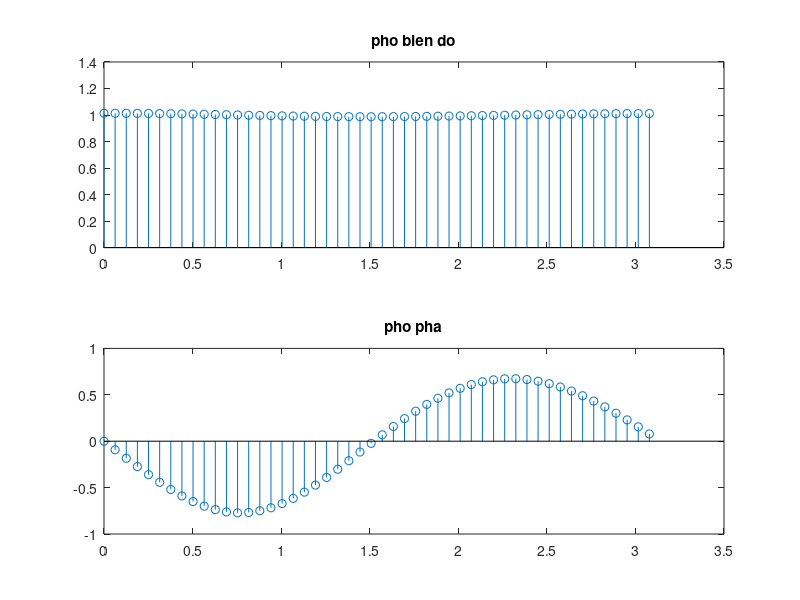

Write the MATLAB code that produced this figure.
a = [1 -0.5 0.05 0.0052]
b = [1 -0.5 0.0625 0]

n=50

%dac trung tan so bien do
[H,W] = freqz(b,a,n)
subplot(211)
stem(W,abs(H))
title('pho bien do')

%dac trung tan so pha
subplot(212)
stem(W,angle(H)*180/pi)
title('pho pha')
